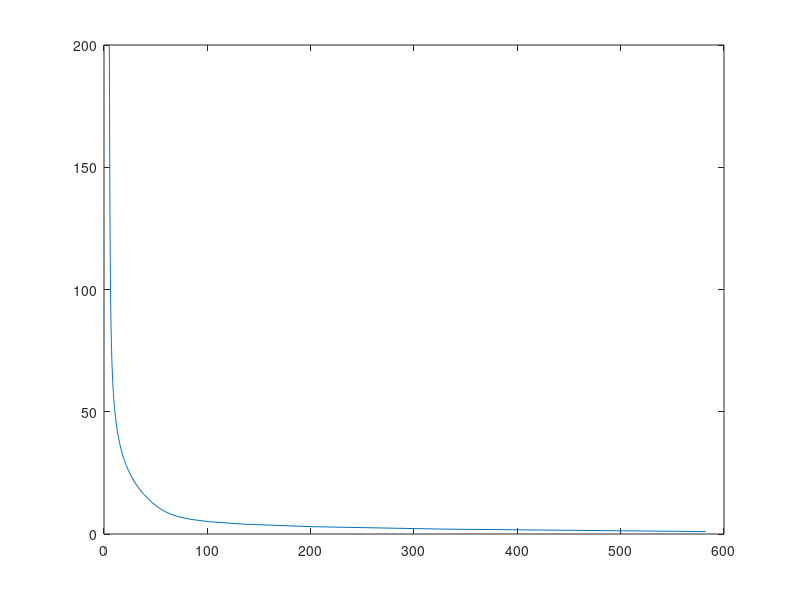

Write MATLAB code to recreate this figure.
%
% Analyze the nutrition facts of breakfast cereals 
% to predict customer rating
%

% Load in the data
data = csvread('cereal.csv');

% Remove header and empty row
data =  data(2:end,:);

% Shuffle all rows
data = data(randperm(size(data,1)),:);

% Remove irrelevent columns
data = data(:,[4,5,6,7,8,9,10,11,12,14,15,16]);

% Use a smaller dataset for easier workflow
% REMOVE THIS REMOVE THIS REMOVE THIS
% data = data(1:15,:);

% COLUMN NAMES for reference -- header(orig -> after modification) 
% name(1),mfr(2),type(3),calories(4->1),protein(5->2),
% fat(6->3),sodium(7->4),fiber(8->5),carbo(9->6),sugars(10->7),
% potass(11->8),vitamins(12->9),shelf(13),weight(14->10),cups(15->11),rating(16->12)

% Adjust all features to be proportionally correct based on serving size
data = [data(:,1:size(data)(2)-1) .* (1./data(:,10)), data(:,12)];

% Add a column of ones to represent y intercept
data = [ones(size(data)(1),1) data];

% Split out trainingSet and test sets by 80% and 20%
trainingSet = data(1:floor(size(data)(1)*0.8),:);
testSet = data(floor(size(data)(1)*0.8)+1:end, :);

% Initialize parameters
X = trainingSet(:,1:size(trainingSet)(2)-3);

y = trainingSet(:,size(trainingSet)(2));
m = size(X)(1);
theta = zeros(size(X)(2),1);
alpha = 0.3;
iterations = 200;

% Normalize all features
mu = mean(X(:,2:size(X)(2)));
sigma = std(X);
Xrange = range( X(:,2:size(X)(2)));
X_norm = [X(:,1) ( (X(:,2:size(X)(2)) - mu ) ./ Xrange )];

% clear J
J = [];

% Perform gradient descent
for i = 1:iterations
  theta = theta - alpha*(1/m)*(sum(((sum((X_norm .* theta'),2)-y).* X_norm)))';

  % Save Cost Function
  J(1,i) = (1/(2*m)) * sum((sum((X_norm .* theta'),2) - y).^2);
  % Add iteration number for X axis
  J(2,i) = i;
end

% Plot change in cost function over time
plot(J'(:,1), J'(:,2))

% testSet results
Xtest = testSet(:,1:size(trainingSet)(2)-3);
Xtest_norm = [Xtest(:,1) ( (Xtest(:,2:size(Xtest)(2)) - mu ) ./ Xrange )];
ytest = testSet(:,size(testSet)(2));
predicted = sum(Xtest_norm .* theta',2);

difference = sum(Xtest_norm .* theta',2) - ytest;

resultComparison = [predicted ytest difference]
averageError = mean(difference)
